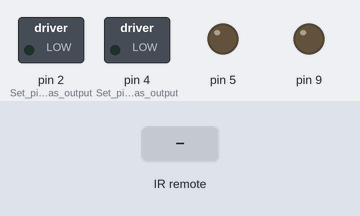
The sketch below on a simulated Arduino Uno, built with avr-gcc and run on an emulated ATmega328P. Parts: switched loads named in the sketch (green lamp = pin HIGH), output pins drawn as LEDs (lit = HIGH). The inputs (shaded band) are chosen by the test bench.

Above: at 1.8 s.
1.9 s: infrared code 0x46 received
At 2.9 s:
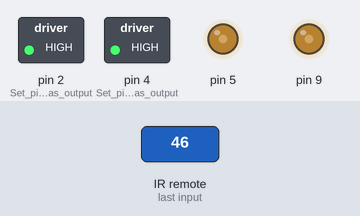
3.5 s: infrared code 0x15 received
At 4.4 s:
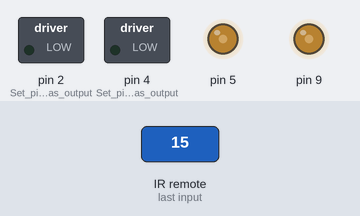
5.5 s: infrared code 0x43 received
At 7.2 s:
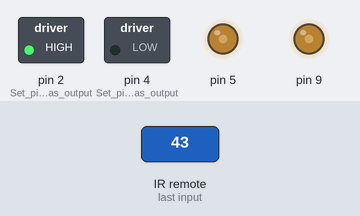
7.5 s: infrared code 0x40 received
At 8.7 s:
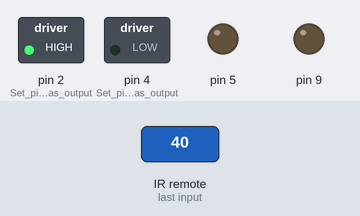
9.5 s: infrared code 0x44 received
At 10.3 s:
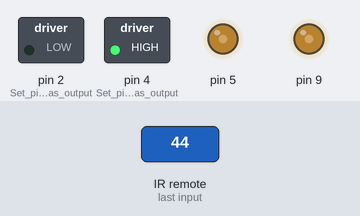
11.5 s: infrared code 0x40 received
At 13.0 s:
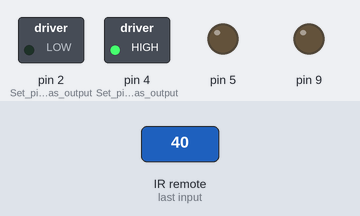
Timing chart, 0 to 14.5 s (numbered marks = the images above; inputs shaded):
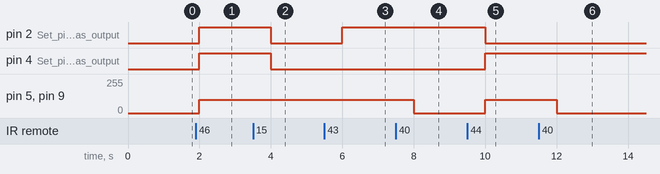

The sketch:

bil.ino
```cpp
#include <IRremote.hpp>  // Including the IRremote library

#define IR_RECEIVE_PIN 3 // Define the IR receiver pin

uint16_t kommando = 0; // Variable to store the received command

void setup() {
  pinMode(4, OUTPUT); // Set pin 4 as output
  pinMode(2, OUTPUT); // Set pin 2 as output

  IrReceiver.begin(IR_RECEIVE_PIN, ENABLE_LED_FEEDBACK); // Initialize IR receiver
}

//---------------------------------------------------------------

void loop() { // Main loop

  if (IrReceiver.decode()) { // Check if an IR signal is received
    uint16_t kommando = IrReceiver.decodedIRData.command; // Store the received command

    maine(kommando); // Call the 'maine' function with the received command
    IrReceiver.resume(); // Resume receiving IR signals
  }
  else {
    maine(kommando); // Call 'maine' function with the stored command if no new signal is received
  }
}

//---------------------------------------------------------------

void maine(int kommando) { // Function to handle commands received from IR

  switch (kommando) { // Switch-case to perform actions based on the received command
    case 70:
      forward(); // Perform forward action
      break;
    case 21:
      backward(); // Perform backward action
      break;
    case 64:
      broms(); // Perform braking action
      break;
    case 67:
      right(); // Perform right turn action
      break;
    case 68:
      left(); // Perform left turn action
      break;
    default:
      // Handle default case if needed
      break;
  }
  delay(1000); // Delay after performing the action
}

/*----------*/

// Functions to handle steering actions

//set "speed" actually means set amount of electricity given, but that decides speed and is therefore called speed below

void forward() {
  digitalWrite(4, HIGH); // Left motor forward
  analogWrite(5, 100); // Set speed for left motor
  digitalWrite(2, HIGH); // Right motor forward
  analogWrite(9, 100); // Set speed for right motor
}

void backward() {
  digitalWrite(4, LOW); // Left motor backward
  analogWrite(5, 100); // Set speed for left motor
  digitalWrite(2, LOW); // Right motor backward
  analogWrite(9, 100); // Set speed for right motor
}

void right() {
  digitalWrite(4, LOW); // Left motor backward
  analogWrite(5, 100); // Set speed for left motor
  digitalWrite(2, HIGH); // Right motor forward
  analogWrite(9, 100); // Set speed for right motor
}

void left() {
  digitalWrite(4, HIGH); // Left motor forward
  analogWrite(5, 100); // Set speed for left motor
  digitalWrite(2, LOW); // Right motor backward
  analogWrite(9, 100); // Set speed for right motor
}

void broms() {
  analogWrite(5, 0); // Stop left motor
  analogWrite(9, 0); // Stop right motor
}
```

Measured:
- after the input at 1.9 s, pin 2 (Set_pin_2_as_output), pin 4 (Set_pin_4_as_output): LOW → HIGH after 0.10 s; pin 5, pin 9: 0/255 → 100/255 after 0.10 s
- after the input at 3.5 s, pin 2 (Set_pin_2_as_output), pin 4 (Set_pin_4_as_output): HIGH → LOW after 0.50 s
- after the input at 5.5 s, pin 2 (Set_pin_2_as_output): LOW → HIGH after 0.50 s
- after the input at 7.5 s, pin 5, pin 9: 100/255 → 0/255 after 0.50 s
- after the input at 9.5 s, pin 2 (Set_pin_2_as_output): HIGH → LOW after 0.50 s; pin 4 (Set_pin_4_as_output): LOW → HIGH after 0.50 s; pin 5, pin 9: 0/255 → 100/255 after 0.50 s
- after the input at 11.5 s, pin 5, pin 9: 100/255 → 0/255 after 0.50 s
